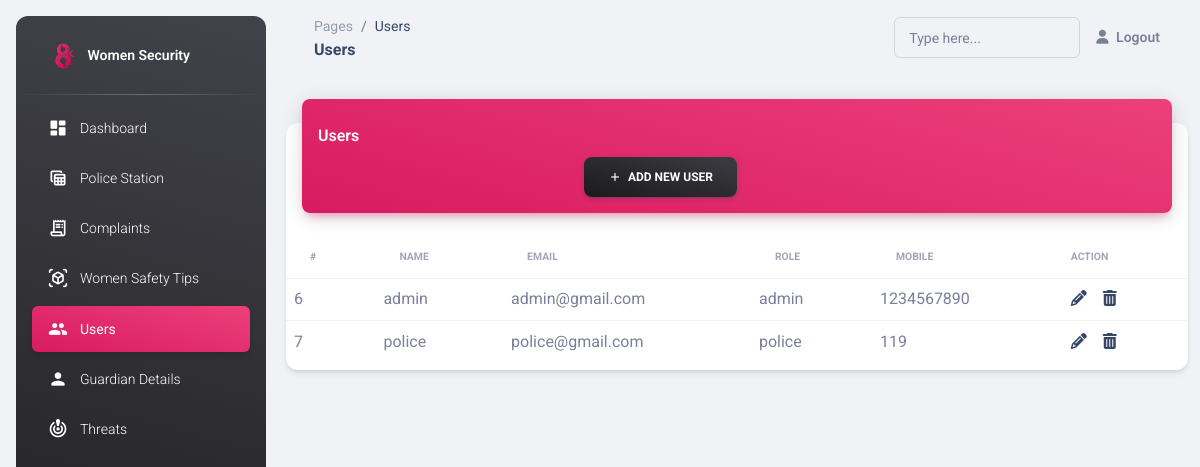
Page /user.php (signed in) on the committed database.
### tables this page shows
CREATE TABLE IF NOT EXISTS `users` (
  `id` int NOT NULL AUTO_INCREMENT,
  `username` varchar(30) NOT NULL,
  `role` varchar(30) NOT NULL,
  `email` varchar(30) NOT NULL,
  `mobile` int NOT NULL,
  `password` varchar(150) NOT NULL,
  PRIMARY KEY (`id`)
);

### user.php (the view, shortened to what this page needs)
<?php
include 'header.php';
?>
<?php include 'sidenav.php'; ?>
<main class="main-content position-relative max-height-vh-100 h-100 border-radius-lg ">
  <nav class="navbar navbar-main navbar-expand-lg px-0 mx-4 shadow-none border-radius-xl" id="navbarBlur" data-scroll="true">
    <div class="container-fluid py-1 px-3">
      <nav aria-label="breadcrumb">
        <ol class="breadcrumb bg-transparent mb-0 pb-0 pt-1 px-0 me-sm-6 me-5">
          <li class="breadcrumb-item text-sm"><a class="opacity-5 text-dark" href="javascript:;">Pages</a></li>
          <li class="breadcrumb-item text-sm text-dark active" aria-current="page">Users</li>
        </ol>
        <h6 class="font-weight-bolder mb-0">Users</h6>
      </nav>
      <div class="collapse navbar-collapse mt-sm-0 mt-2 me-md-0 me-sm-4" id="navbar">
        <div class="ms-md-auto pe-md-3 d-flex align-items-center">
          <div class="input-group input-group-outline">
            <label class="form-label">Type here...</label>
            <input type="text" class="form-control">
          </div>
        </div>
        <ul class="navbar-nav  justify-content-end">
          <?php if (isset($_SESSION['user_id'])) : ?>
            <li class="nav-item d-flex align-items-center">
              <a href="logout.php" class="nav-link text-body font-weight-bold px-0">
                <i class="fa fa-user me-sm-1"></i>
                <span class="d-sm-inline d-none">Logout</span>
              </a>
            </li>
          <?php endif; ?>
        </ul>
      </div>
    </div>
  </nav>
  <div class="container-fluid py-4">
    <div class="row">
      <div class="col-12">
        <div class="card my-4">
          <div class="card-header p-0 position-relative mt-n4 mx-3 z-index-2">
            <div class="bg-gradient-primary shadow-primary border-radius-lg pt-4 pb-3">
              <h6 class="text-white text-capitalize ps-3">Users </h6>
              <div class="col-6 text-end">
                <a class="btn bg-gradient-dark mb-0" href="add_user.php"><i class="material-icons text-sm">add</i>&nbsp;&nbsp;Add New User</a>
              </div>
            </div>
          </div>
          <div class="card-body px-0 pb-2">
            <div class="table-responsive p-0">
              <?php
              require_once "dbcon.php";
              $sql = "SELECT * FROM users";
              if ($result = $pdo->query($sql)) {
                if ($result->rowCount() > 0) {
                  echo '<table class="table align-items-center justify-content-center mb-0">';
                  echo "<thead>";
                  echo "<tr>";
                  echo '<th class="text-uppercase text-secondary text-xxs font-weight-bolder opacity-7">#</th>';
                  echo '<th class="text-uppercase text-secondary text-xxs font-weight-bolder opacity-7">Name</th>';
                  echo '<th class="text-uppercase text-secondary text-xxs font-weight-bolder opacity-7">Email</th>';
                  echo '<th class="text-uppercase text-secondary text-xxs font-weight-bolder opacity-7">Role</th>';
                  echo '<th class="text-uppercase text-secondary text-xxs font-weight-bolder opacity-7">Mobile</th>';
                  echo '<th class="text-uppercase text-secondary text-xxs font-weight-bolder opacity-7">Action</th>';
                  echo "</tr>";
                  echo "</thead>";
                  echo "<tbody>";
                  while ($row = $result->fetch()) {
                    echo "<tr>";
                    echo "<tr>";
                    echo "<td>" . $row['id'] . "</td>";
                    echo "<td>" . $row['username'] . "</td>";
                    echo "<td>" . $row['email'] . "</td>";
                    echo "<td>" . $row['role'] . "</td>";
                    echo "<td>" . $row['mobile'] . "</td>";
                    echo "<td>";
                    echo '<a href="user_update.php?id=' . $row['id'] . '" class="px-3" title="Update Record" data-toggle="tooltip"><span class="fa fa-pencil"></span></a>';
                    echo '<a href="user_delete.php?id=' . $row['id'] . '" title="Delete Record" data-toggle="tooltip"><span class="fa fa-trash"></span></a>';
                    echo "</td>";
                    echo "</tr>";
                  }
                  echo "</tbody>";
                  echo "</table>";
                } else {
                  echo '<div class="alert alert-danger"><em>No records were found.</em></div>';
                }
              } else {
                echo "Oops! Something went wrong. Please try again later.";
              }
              ?>
            </div>
          </div>
        </div>
      </div>
    </div>
  </div>
</main>
<?php include 'footer.php'; ?>

### rows in the picture
users: id "6", username "admin", email "admin@gmail.com", role "admin", mobile "1234567890"
users: id "7", username "police", email "police@gmail.com", role "police", mobile "119"
